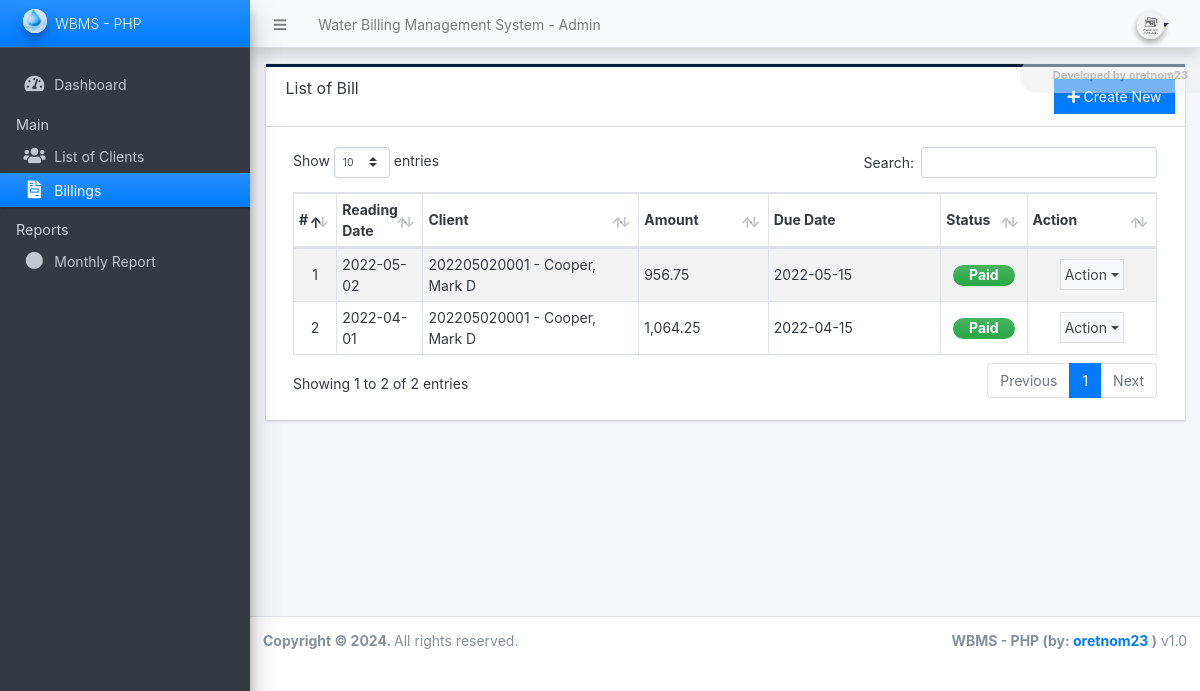
The page /admin/?page=billings on the database as committed earlier.
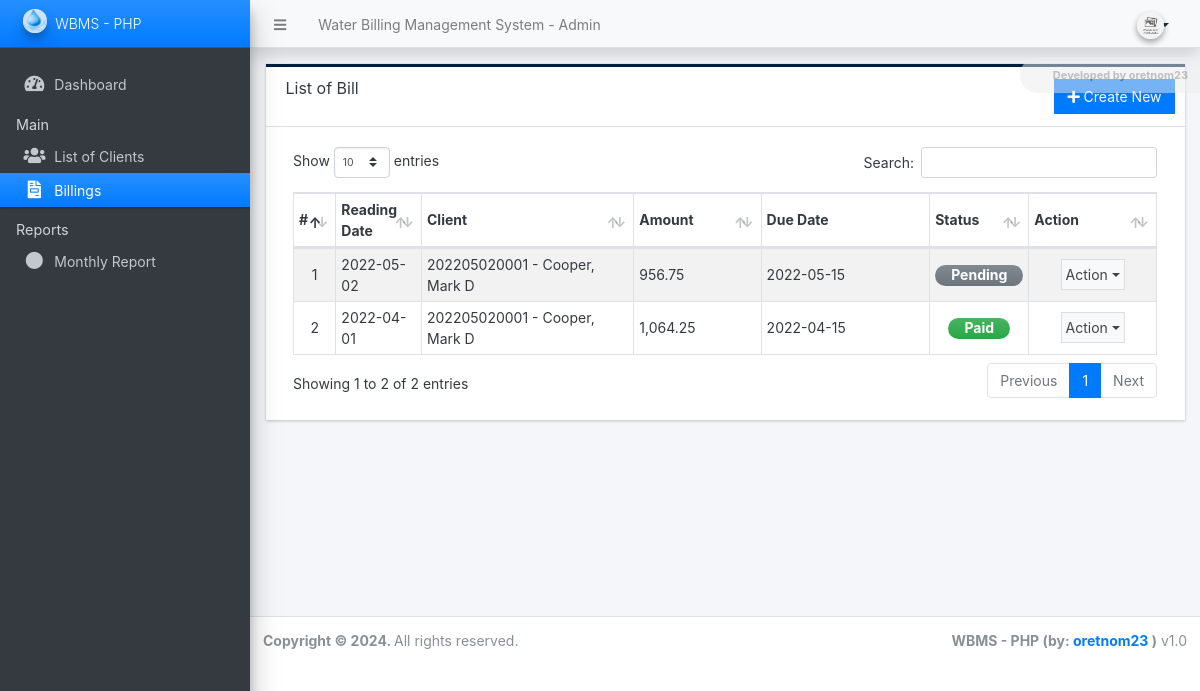
The same page on the database as committed later.
### tables this page shows
CREATE TABLE `billing_list` (
  `id` int(30) NOT NULL,
  `client_id` int(30) NOT NULL,
  `reading_date` date NOT NULL,
  `due_date` date NOT NULL,
  `reading` float(12,2) NOT NULL DEFAULT 0.00,
  `previous` float(12,2) NOT NULL DEFAULT 0.00,
  `rate` float(12,2) NOT NULL DEFAULT 0.00,
  `total` float(12,2) NOT NULL DEFAULT 0.00,
  `status` tinyint(1) NOT NULL DEFAULT 0 COMMENT '0= pending,\r\n1= paid',
  `date_created` datetime NOT NULL DEFAULT current_timestamp(),
  `date_updated` datetime NOT NULL DEFAULT current_timestamp() ON UPDATE current_timestamp()
);

CREATE TABLE `client_list` (
  `id` int(30) NOT NULL,
  `code` varchar(100) NOT NULL,
  `category_id` int(30) NOT NULL,
  `firstname` text NOT NULL,
  `middlename` text DEFAULT NULL,
  `lastname` text NOT NULL,
  `contact` text NOT NULL,
  `address` text NOT NULL,
  `meter_code` varchar(100) NOT NULL,
  `first_reading` float(12,2) NOT NULL,
  `status` tinyint(1) NOT NULL DEFAULT 1,
  `delete_flag` tinyint(1) NOT NULL DEFAULT 0,
  `date_created` datetime NOT NULL DEFAULT current_timestamp(),
  `date_updated` datetime NOT NULL DEFAULT current_timestamp() ON UPDATE current_timestamp()
);

### config.php (called while the page is built, shortened)
<?php
function format_num($number = '' , $decimal = ''){
    if(is_numeric($number)){
        $ex = explode(".",$number);
        $decLen = isset($ex[1]) ? strlen($ex[1]) : 0;
        if(is_numeric($decimal)){
            return number_format($number,$decimal);
        }else{
            return number_format($number,$decLen);
        }
    }else{
        return "Invalid Input";
    }
}
?>

### admin/billings/index.php (the view, shortened to what this page needs)
<div class="card card-outline rounded-0 card-navy">
	<div class="card-header">
		<h3 class="card-title">List of Bill</h3>
		<div class="card-tools">
			<a href="./?page=billings/manage_billing" id="create_new" class="btn btn-flat btn-primary"><span
					class="fas fa-plus"></span> Create New</a>
		</div>
	</div>
	<div class="card-body">
		<div class="container-fluid">
			<table class="table table-hover table-striped table-bordered" id="list">
				<colgroup>
					<col width="5%">
					<col width="10%">
					<col width="25%">
					<col width="15%">
					<col width="20%">
					<col width="10%">
					<col width="15%">
				</colgroup>
				<thead>
					<tr>
						<th>#</th>
						<th>Reading Date</th>
						<th>Client</th>
						<th>Amount</th>
						<th>Due Date</th>
						<th>Status</th>
						<th>Action</th>
					</tr>
				</thead>
				<tbody>
					<?php
					$i = 1;
					$qry = $conn->query("SELECT b.*, c.code , concat(c.lastname, ', ', c.firstname, ' ', coalesce(c.middlename,'')) as `name` from `billing_list` b inner join client_list c on b.client_id = c.id order by unix_timestamp(`reading_date`) desc, `name` asc ");
					while ($row = $qry->fetch_assoc()):
						?>
						<tr>
							<td class="text-center">
								<?php echo $i++; ?>
							</td>
							<td>
								<?php echo date("Y-m-d", strtotime($row['reading_date'])) ?>
							</td>
							<td>
								<?php echo $row['code'] . " - " . $row['name'] ?>
							</td>
							<td>
								<?php echo format_num($row['total']) ?>
							</td>
							<td>
								<?php echo date("Y-m-d", strtotime($row['due_date'])) ?>
							</td>
							<td class="text-center">
								<?php
								switch ($row['status']) {
									case 0:
										echo '<span class="badge badge-secondary  bg-gradient-secondary  text-sm px-3 rounded-pill">Pending</span>';
										break;
									case 1:
										echo '<span class="badge badge-success bg-gradient-success text-sm px-3 rounded-pill">Paid</span>';
										break;
								}
								?>
							</td>
							<td align="center">
								<button type="button" class="btn btn-flat p-1 btn-default btn-sm dropdown-toggle dropdown-icon"
									data-toggle="dropdown">
									Action
								</button>
							</td>
						</tr>
					<?php endwhile; ?>
				</tbody>
			</table>
		</div>
	</div>
</div>

Rows that differ between the two databases and show on the page:
changed billing_list (number 1 of 2 on the later page): status "Paid" → "Pending"
